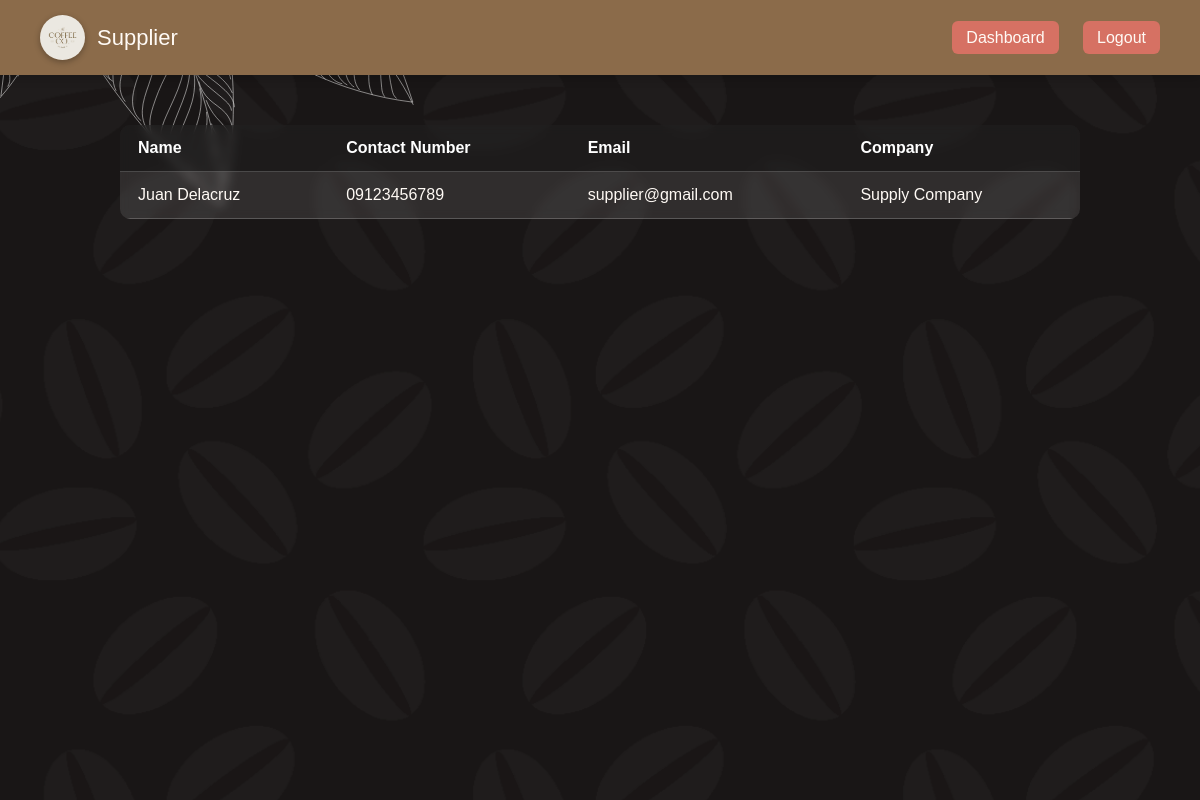
/supplier/supplier_information.php (signed in), run on the app's committed database.
### tables this page shows
CREATE TABLE `supplier` (
  `supplier_id` int(11) NOT NULL,
  `name` varchar(255) NOT NULL,
  `contact_number` varchar(50) DEFAULT NULL,
  `contact_email` varchar(255) DEFAULT NULL,
  `company` varchar(255) DEFAULT NULL,
  `created_at` timestamp NOT NULL DEFAULT current_timestamp()
);

### supplier/supplier_information.php (the view, shortened to what this page needs)
<?php
require_once '../db_connect.php';
$supplierResult = $conn->query("SELECT name, contact_number, contact_email, company FROM supplier");
?>
<!DOCTYPE html>
<html lang="en">
<head>
    <link rel="stylesheet" href="supp.css">
</head>
<body>
    <div class="background-overlay"></div>
    <div class="navbar">
        <div class="brand">
            <img src="../logo.png" alt="CoffeeDB Logo" class="logo">
            <h1>Supplier</h1>
        </div>
        <div class="nav-links">
            <a href="../admin_dashboard.php">Dashboard</a>
            <a href="../logout.php">Logout</a>
        </div>
    </div>
    <div class="user-table">
    <form action="" method="post">
    <table>
        <thead>
            <tr>
                <th>Name</th>
                <th>Contact Number</th>
                <th>Email</th>
                <th>Company</th>
            </tr>
        </thead>
        <tbody>
            <?php if ($supplierResult->num_rows > 0): ?>
            <?php while ($row = $supplierResult->fetch_assoc()): ?>
                <tr>
                    <td><?= htmlspecialchars($row['name']) ?></td>
                    <td><?= htmlspecialchars($row['contact_number']) ?></td>
                    <td><?= htmlspecialchars($row['contact_email']) ?></td>
                    <td><?= htmlspecialchars($row['company']) ?></td>
                </tr>
                <?php endwhile; ?>
             <?php else: ?>
            <tr><td colspan="4">No supplier found.</td></tr>
        <?php endif; ?>
        </tbody>
    </table>
    </form>
    </div>
</body>
</html>

### supplier/supp.css (style rules this page uses)
* { margin: 0; padding: 0; box-sizing: border-box; font-family: "Poppins", sans-serif; }
body { background: url(bg.png) center/cover no-repeat fixed; position: relative; color: #fff; min-height: 100vh; display: flex; flex-direction: column; }
.background-overlay { position: fixed; inset: 0; background-image: url(bg.png); background-color: #a3a3a3; z-index: -1; }
.navbar { width: 100%; background-color: #8b6b4a; color: #fffaf5; display: flex; justify-content: space-between; align-items: center; padding: 15px 40px; box-shadow: 0 3px 10px rgba(0, 0, 0, 0.2); }
.brand { display: flex; align-items: center; gap: 12px; }
.logo { width: 45px; height: 45px; object-fit: cover; border-radius: 50%; box-shadow: 0 2px 6px rgba(0, 0, 0, 0.3); }
.navbar h1 { font-size: 22px; font-weight: 500; }
.nav-links a { color: #fffaf5; text-decoration: none; font-weight: 500; margin-left: 20px; background: #d67163; padding: 8px 14px; border-radius: 6px; transition: all 0.3s ease; }
table { width: 80%; margin: 50px auto; border-collapse: collapse; background: rgba(255, 255, 255, 0.1); border-radius: 10px; overflow: hidden; backdrop-filter: blur(5px); }
th, td { padding: 14px 18px; text-align: left; border-bottom: 1px solid rgba(255, 255, 255, 0.2); }
th { background: rgba(0, 0, 0, 0.4); font-weight: 600; }
td { color: #fffaf5; }

### data on the page
supplier: name "Juan Delacruz", contact_number "09123456789", contact_email "supplier@gmail.com", company "Supply Company"
